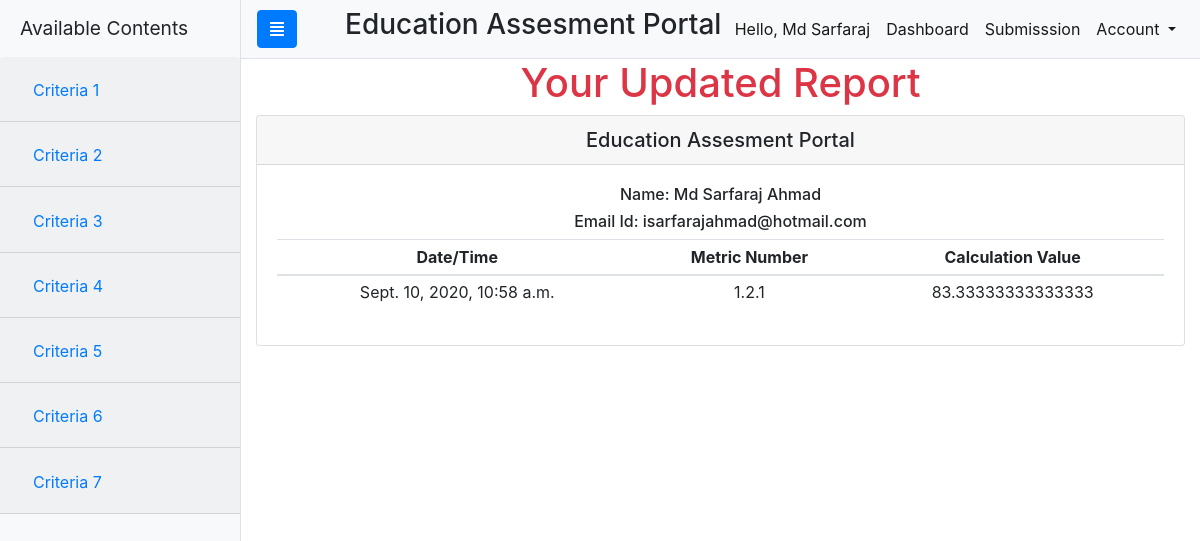
The page /report/5/ (signed in) on the database its author committed.
### maths/models.py (models this page shows, shortened)
class Submission(models.Model):
    date = models.DateTimeField(auto_now_add=True, null=True)
    user = models.ForeignKey(User, on_delete=models.CASCADE, default=1)
    metric = models.CharField(max_length=100, null=True)
    subject1 = models.IntegerField(null=True)
    subject2 = models.IntegerField(null=True)
    value = models.FloatField(max_length=1000, null=True)
    file = models.FileField(upload_to='upload/files', null=True, blank=True)
    remarks = models.CharField(max_length=100, null=True, blank=True)

### maths/views.py (the view)
# urls.py: path('report/<str:pk>/', views.report, name='report'),
def report(request, pk):
    unique = User.objects.get(id=pk)
    reports = unique.submission_set.all()
    context = {
        'reports': reports,
    }
    return render(request, 'report.html', context)

### maths/templates/report.html
{% extends 'main.html' %}
{% block content %}
<main>
    <div class="text-center innertube">
        <h1 class="text-danger">Your Updated Report</h1>
    </div>
    <div class="container">
        <div class="text-center card">
            <h5 class="card-header">
                Education Assesment Portal
            </h5>
            <div class="card-body">
                <h6>Name: {{user.first_name}} {{user.last_name}}</h6>
                <h6>Email Id: {{user.email}}</h6>
                <table class="table table-sm">
                    <thead>
                        <tr>
                            <th scope="col">Date/Time</th>
                            <th scope="col">Metric Number</th>
                            <th scope="col">Calculation Value</th>
                        </tr>
                    </thead>
                    <tbody>
                        {% for report in reports %}
                        <tr>
                            <td>{{report.date}}</td>
                            <td>{{report.metric}}</td>
                            <td>{{report.value}}</td>
                        </tr>
                        {% endfor %}
                    </tbody>
                </table>
            </div>
        </div>
    </div>
</main>
{% endblock content %}

### maths/templates/main.html (shortened to what this page needs)
{% load static %}
<!DOCTYPE html>
<html lang="en">
<head>
    <link rel="stylesheet" href="https://stackpath.bootstrapcdn.com/bootstrap/4.4.1/css/bootstrap.min.css"
>
    <link rel="stylesheet" href="{% static 'css/style3.css' %}">
    <link rel="stylesheet" href="https://cdnjs.cloudflare.com/ajax/libs/font-awesome/5.13.1/css/all.min.css">
</head>
<body>
    <div class="d-flex" id="wrapper">
        {% if user.is_authenticated %}
        <div class="bg-light border-right" id="sidebar-wrapper">
            <div class="sidebar-heading">Available Contents</div>
            <li class="list-group list-group-flush">
                <div class="accordion" id="accordionExample">
                    <div class="card-header" id="headingOne">
                        <h2 class="mb-0">
                            <button class="btn btn-link collapsed" type="button" data-toggle="collapse"
                                data-target="#collapseOne" aria-expanded="false" aria-controls="collapseOne">
                                Criteria 1
                            </button>
                        </h2>
                    </div>
                    <div class="card-header" id="headingTwo">
                        <h2 class="mb-0">
                            <button class="btn btn-link collapsed" type="button" data-toggle="collapse"
                                data-target="#collapseTwo" aria-expanded="false" aria-controls="collapseTwo">
                                Criteria 2
                            </button>
                        </h2>
                    </div>
                    <div class="card-header" id="headingThree">
                        <h2 class="mb-0">
                            <button class="btn btn-link collapsed" type="button" data-toggle="collapse"
                                data-target="#collapseThree" aria-expanded="false" aria-controls="collapseThree">
                                Criteria 3
                            </button>
                        </h2>
                    </div>
                    <div class="card-header" id="headingFour">
                        <h2 class="mb-0">
                            <button class="btn btn-link collapsed" type="button" data-toggle="collapse"
                                data-target="#collapseFour" aria-expanded="false" aria-controls="collapseFour">
                                Criteria 4
                            </button>
                        </h2>
                    </div>
                    <div class="card-header" id="headingFive">
                        <h2 class="mb-0">
                            <button class="btn btn-link collapsed" type="button" data-toggle="collapse"
                                data-target="#collapseFive" aria-expanded="false" aria-controls="collapseFive">
                                Criteria 5
                            </button>
                        </h2>
                    </div>
                    <div class="card-header" id="headingSix">
                        <h2 class="mb-0">
                            <button class="btn btn-link collapsed" type="button" data-toggle="collapse"
                                data-target="#collapseSix" aria-expanded="false" aria-controls="collapseSix">
                                Criteria 6
                            </button>
                        </h2>
                    </div>
                    <div class="card-header" id="headingSeven">
                        <h2 class="mb-0">
                            <button class="btn btn-link collapsed" type="button" data-toggle="collapse"
                                data-target="#collapseSeven" aria-expanded="false" aria-controls="collapseSeven">
                                Criteria 7
                            </button>
                        </h2>
                    </div>
                </div>
            </li>
        </div>
        {% endif %}
        <div id="page-content-wrapper">
            <nav class="navbar navbar-expand-lg navbar-light bg-light border-bottom">
                {% if user.is_authenticated %}
                <button class="btn btn-primary" id="menu-toggle"><i class="fa fa-align-justify"></i></button>
                {% endif %}
                <h3 class="ml-5">Education Assesment Portal</h3>
                <div class="collapse navbar-collapse" id="navbarSupportedContent">
                    <ul class="navbar-nav ml-auto mt-2 mt-lg-0">
                        {% if user.is_authenticated %}
                        <li class="nav-item active">
                            <a class="nav-link">Hello, {{user.first_name}}</a>
                        </li>
                        <li class="nav-item active">
                            <a class="nav-link" href="/">Dashboard<span class="sr-only">(current)</span></a>
                        </li>
                        {% if user.is_staff %}
                        <li class="nav-item active">
                            <a class="nav-link" href="/admin/maths/submission/">Submisssion</a>
                        </li>
                        {% endif %}
                        <li class="nav-item active dropdown">
                            <a class="nav-link dropdown-toggle" href="#" id="navbarDropdown" role="button"
                                data-toggle="dropdown" aria-haspopup="true" aria-expanded="false">
                                Account
                            </a>
                        </li>
                        {% endif %}
                    </ul>
                </div>
            </nav>
            {% block content %}
            {% endblock content %}
        </div>
    </div>
</body>
</html>

### static/css/style3.css (style rules this page uses)
#wrapper { overflow-x: hidden; }
#sidebar-wrapper { min-height: 100vh; margin-left: -15rem; -webkit-transition: margin 0.25s ease-out; -moz-transition: margin 0.25s ease-out; -o-transition: margin 0.25s ease-out; transition: margin 0.25s ease-out; }
#sidebar-wrapper .sidebar-heading { padding: 0.875rem 1.25rem; font-size: 1.2rem; }
#sidebar-wrapper .list-group { width: 15rem; }
#page-content-wrapper { min-width: 100vw; }
@media (min-width: 768px) { #sidebar-wrapper { margin-left: 0; } }
@media (min-width: 768px) { #page-content-wrapper { min-width: 0; width: 100%; } }

### rows shown on the page
Submission: date "Sept. 10, 2020, 10:58 a.m.", metric "1.2.1", value "83.33333333333333"

### other values the page prints
{{ user.first_name }} "Md Sarfaraj"
{{ user.last_name }} "Ahmad"
{{ user.email }} "isarfarajahmad@hotmail.com"
